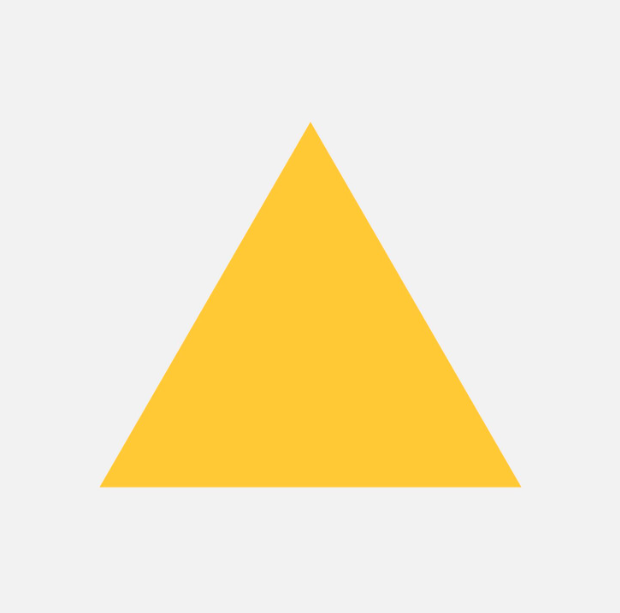
#> input picture Phase_6/Screenshot 2026-03-30 113459.png, 620 x 613 px, found by its file name
$ python FindandDraw_Contours.py
#> lines starting #> are read from the running program, lines starting #| are printed output that depends on the picture; after the words box and inside, x2 and y2 are one past the last pixel; in counts of white or black regions, pixels touching at a corner belong together
import cv2

image = cv2.imread("Phase_6\Screenshot 2026-03-30 113459.png")
#> image is the input picture: shape (613, 620, 3); mean B, G, R 203.6, 233.7, 244.6
gray = cv2.cvtColor(image,cv2.COLOR_BGR2GRAY)
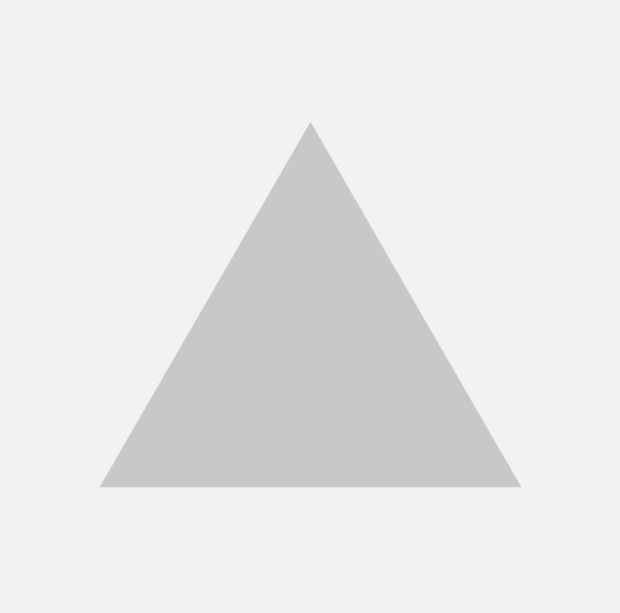
#> gray: shape (613, 620); min 196, max 244, mean 233.5
_,thresh = cv2.threshold(gray,220,255,cv2.THRESH_BINARY)
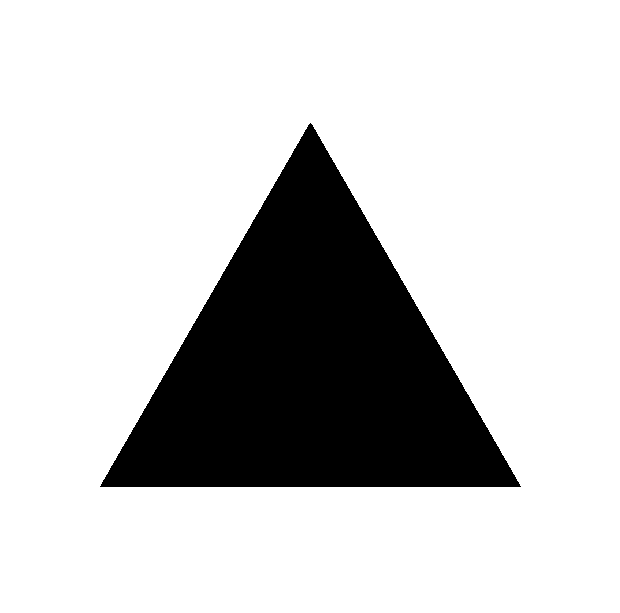
#> thresh: shape (613, 620); 79.7% white; 1 black region
contours,heirarchy = cv2.findContours(thresh,cv2.RETR_TREE,cv2.CHAIN_APPROX_SIMPLE)
#> contours = 2 contours; box (x1, y1, x2, y2) and area: (0, 0, 620, 613) 378828, (99, 122, 522, 488) 77541
cv2.drawContours(image,contours,-1,(0, 255, 0),3)
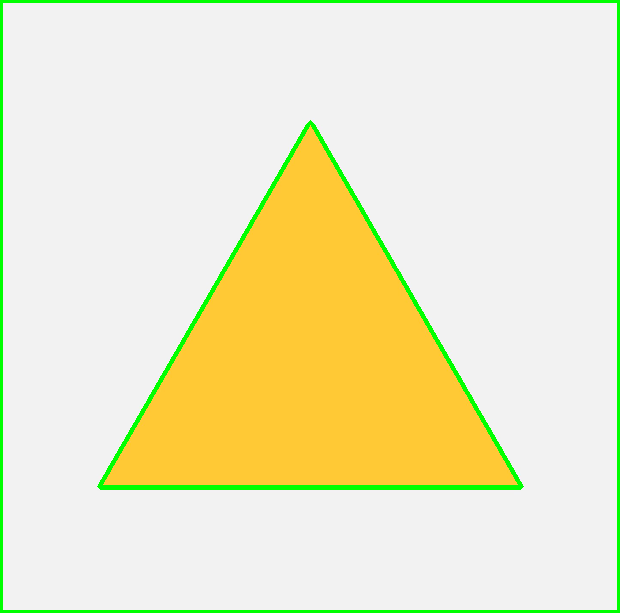
#> image: shape (613, 620, 3); 3.45% of pixels changed, all inside (x1, y1, x2, y2) = (0, 0, 620, 613)

cv2.imshow("Contour Image",image)
cv2.waitKey(0)
cv2.destroyAllWindows()

$ run again, with Phase_6/Screenshot 2026-03-30 113636.png copied over Phase_6/Screenshot 2026-03-30 113459.png
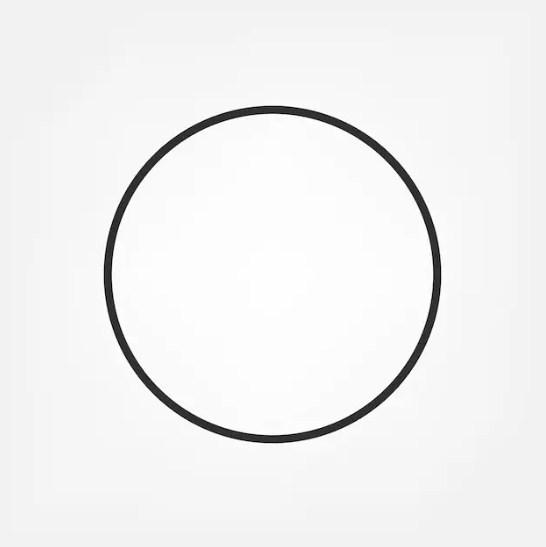
#> input picture Phase_6/Screenshot 2026-03-30 113636.png, 546 x 547 px, found by its file name
#> image is the input picture: shape (547, 546, 3); mean B, G, R 241.2, 241.2, 241.2
#> `_,thresh = cv2.threshold(gray,220,255,cv2.THRESH_BINARY)`:
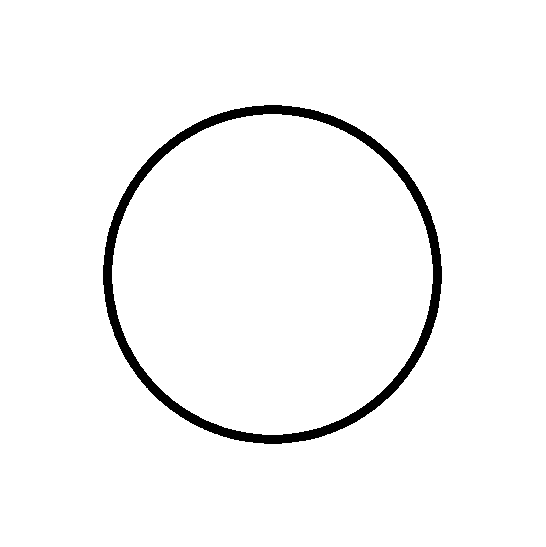
#> thresh: shape (547, 546); 96.9% white; 1 black region
#> contours = 3 contours; box (x1, y1, x2, y2) and area: (0, 0, 546, 547) 297570, (102, 104, 443, 445) 90496, (112, 114, 433, 435) 80199
#> `cv2.drawContours(image,contours,-1,(0, 255, 0),3)`:
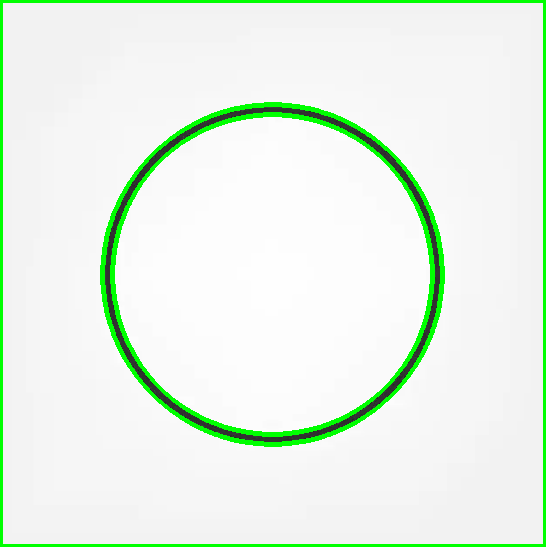
#> image: shape (547, 546, 3); 5.3% of pixels changed, all inside (x1, y1, x2, y2) = (0, 0, 546, 547)
